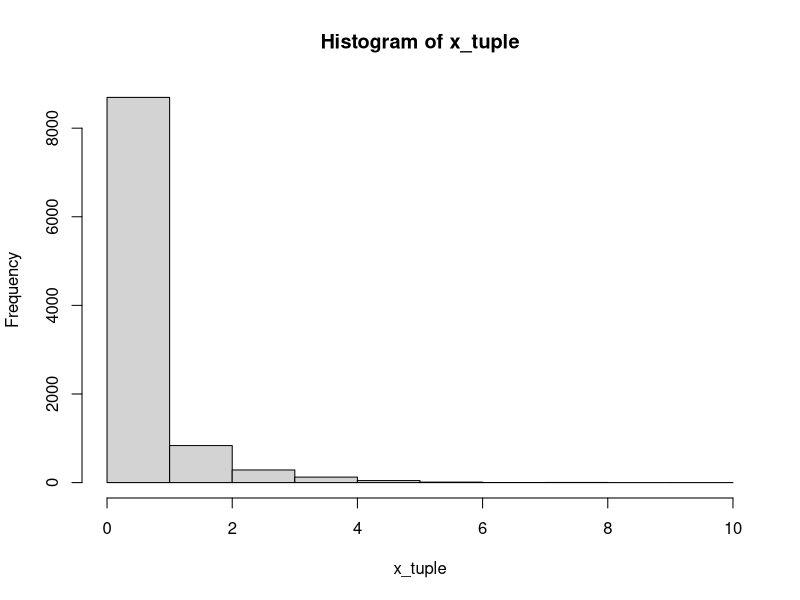
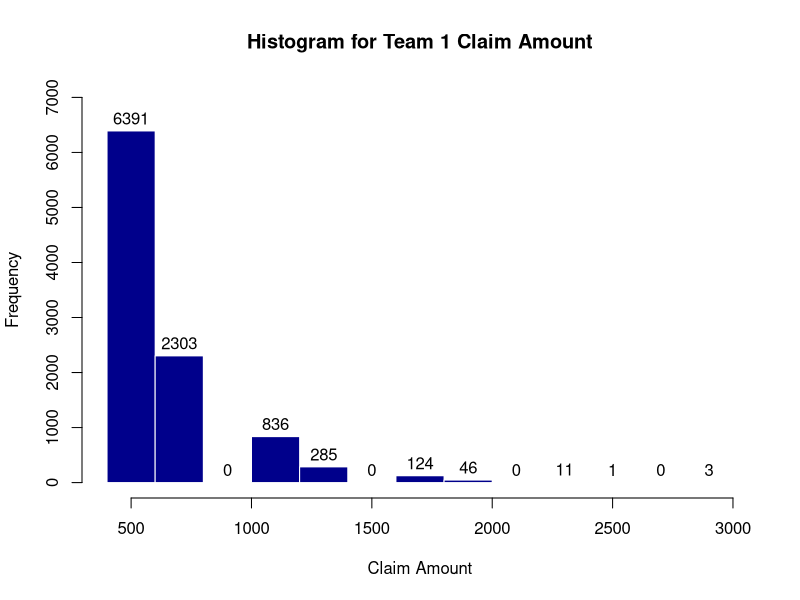

Generate these figures, in order, with R:
# Clear your environment of variables
rm(list = ls())
set.seed(1)
# We will use the rejection method to generate a discreet random variable
# X that takes values in 0,1,2,..., 10 with probabilities:

s = 0.6321311
p = c(s,s*exp(-1),s*exp(-2), s*exp(-3),s*exp(-4),s*exp(-5),s*exp(-6),s*exp(-7),s*exp(-8),s*exp(-9),s*exp(-10))

# We will do it from a Uniform discrete in {0,..,10} with mass q:

q =  replicate(11, 1/11)

# Find value of c such that c <= p(j)/q(j) for all j
# Setting it to the maximum of this ratio would work

c = max(p/q) # creates a vector p/q and takes its maximum


n = 11
x = c(0,1,2,3,4,5,6,7,8,9,10)

acceptance_ratio = exp(-x)


x_tuple = c()
counter_tuple = c()

for(i in 1:10000){
flag = 1
counter = 0

while(flag){
  counter = counter + 1
  # First generate a Uniform discrete random variable in {0,1,2,...,10}
  # as we have done before:
  
  U1 = runif(1)
  Y = floor(n*U1) 
  
  # Generate another Uniform(0,1)
  U2 = runif(1)
  
  # Check if the condition is met
  
  K = p[Y+1]/(c*q[Y+1])
  # We can also use K = acceptance_ratio[Y+1], instead of above
  
  if (U2 <= K) {
    X = Y
    flag = 0
  }
}

x_tuple = c(x_tuple,X)
counter_tuple = c(counter_tuple,counter)

}

hist(x_tuple,c(0,1,2,3,4,5,6,7,8,9,10))

claim_amt = (300*x_tuple + 500)

hist(claim_amt,
     col = "darkblue",
     main = "Histogram for Team 1 Claim Amount",
     xlab = "Claim Amount",
     ylim = c(0,7000),
     border = "white",
     labels = TRUE)

